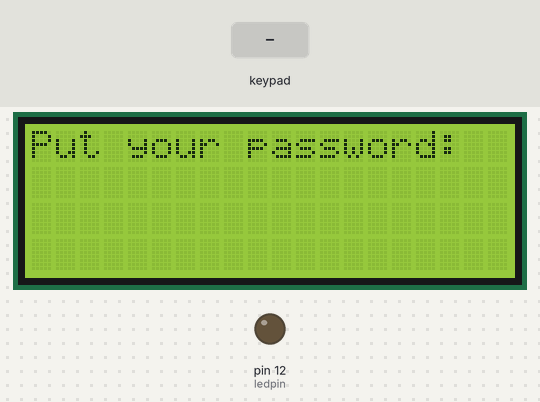
Simulated run of this sketch. Board: Arduino Uno, built with avr-gcc and run on an emulated ATmega328P. Shown: 20×4 character LCD, output pins drawn as LEDs (lit = HIGH). Inputs (shaded band) come from the test bench. Random numbers use the default seed unless the sketch sets one.

Above: at 1.2 s.
1.3 s: keypad keys 9 3 1 5 # pressed 0.4 s apart
At 3.5 s:
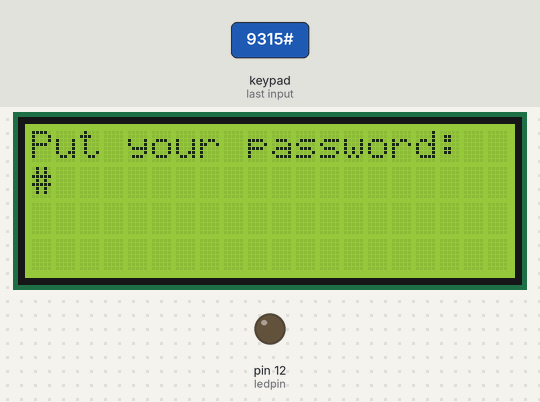
4.8 s: key '*' pressed
6.3 s: keypad keys 1 4 1 5 1 6 1 7 * pressed 0.4 s apart
At 10.8 s:
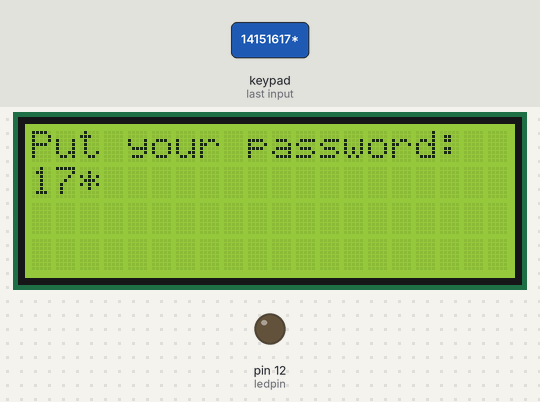
11.4 s: key '#' pressed
At 12.6 s:
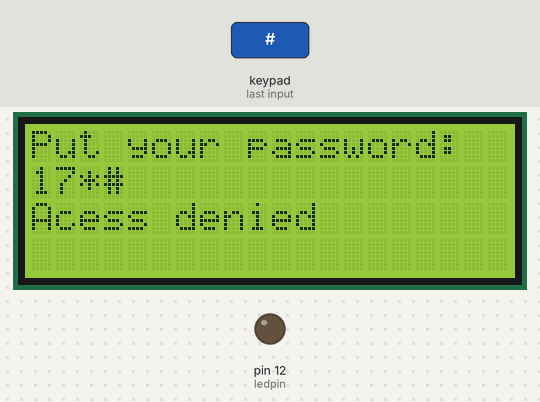
12.9 s: key '1' pressed
At 13.7 s:
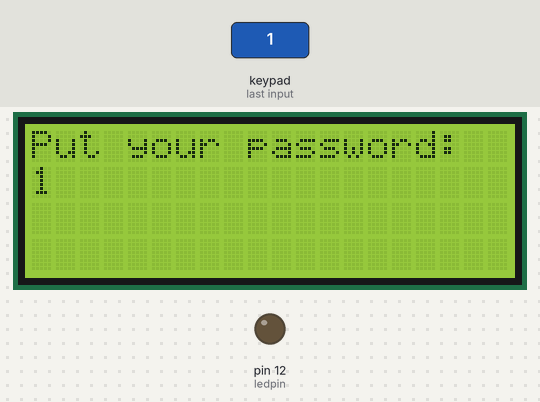
Timing chart, 0 to 15.4 s (numbered marks = the images above; inputs shaded):
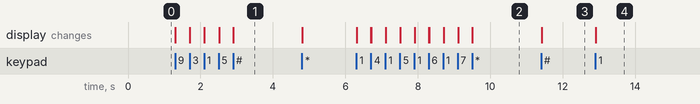

The sketch:

Target_2.ino
```cpp
#include "Keypad.h"
#include <LiquidCrystal.h>
#define RS 8
#define E 7
#define D4 6
#define D5 5
#define D6 4
#define D7 3
#define LCDCOLS 20
#define LCDROWS 4

LiquidCrystal lcd(RS, E, D4, D5, D6, D7);

const byte ledpin = 12;

bool secretPass(char userInput[4]);
void setUserInput();
char userInput[4];
int i = 0, j = 0;

const byte ROWS = 4; //four rows
const byte COLS = 3; //three columns
char keys[ROWS][COLS] = {
  {'1', '2', '3'},
  {'4', '5', '6'},
  {'7', '8', '9'},
  {'*', '0', '#'}
};
byte rowPins[ROWS] = {14, 15, 16, 17}; //connect to the row pinouts of the keypad
byte colPins[COLS] = {18, 19, 2}; //connect to the column pinouts of the keypad
Keypad mykeypad = Keypad(makeKeymap(keys), rowPins, colPins, ROWS, COLS );

void setup() {
  pinMode(ledpin, OUTPUT);
  Serial.begin(9600);
  lcd.begin(LCDCOLS, LCDROWS);
  lcd.setCursor(0, 0);
  lcd.print("Put your password:");
}

void loop()
{
  setUserInput();
}

void setUserInput()
{
  char key = mykeypad.getKey();

  if (key != NO_KEY)
  {
    if (i == 0) lcd.clear();
    lcd.setCursor(0, 0);
    lcd.print("Put your password:");
    lcd.setCursor(i % 4, 1);
    lcd.print(key);
   // Serial.println(userInput[0]);
    userInput[i % 4] = key;
    if (sizeof(userInput) > 4) exit(0); //check input

    i++;
    if (i > 3)
    {
      i = 0;
      j++;

      //delayMicroseconds(1);

      //delay(500);
      //Serial.println(userInput);
      lcd.setCursor(0, 2);
      if (secretPass(userInput))
      {
        lcd.print("Access granted");
      }
      else
      {
        lcd.print("Acess denied");
      }

     }
  }
}
bool secretPass(char userInput[4])
{

  char passw[4] = "9315";
  bool isEqual;
  int r = random(0,5);
  //Serial.println(r);
  delay(1);
  digitalWrite(ledpin, HIGH);
  isEqual = !strncmp(passw, userInput, 4);
  delayMicroseconds(r);
  digitalWrite(ledpin, LOW);

  return isEqual;
}
```

Measured:
- after the input at 1.3 s, the display: first changes at once (image 1 shows a later state)
- after the input at 6.3 s, the display: first changes at once (image 2 shows a later state)
- after the input at 11.4 s, the display: first changes at once (image 3 shows a later state)
- after the input at 12.9 s, the display: changes at once (image 4)
